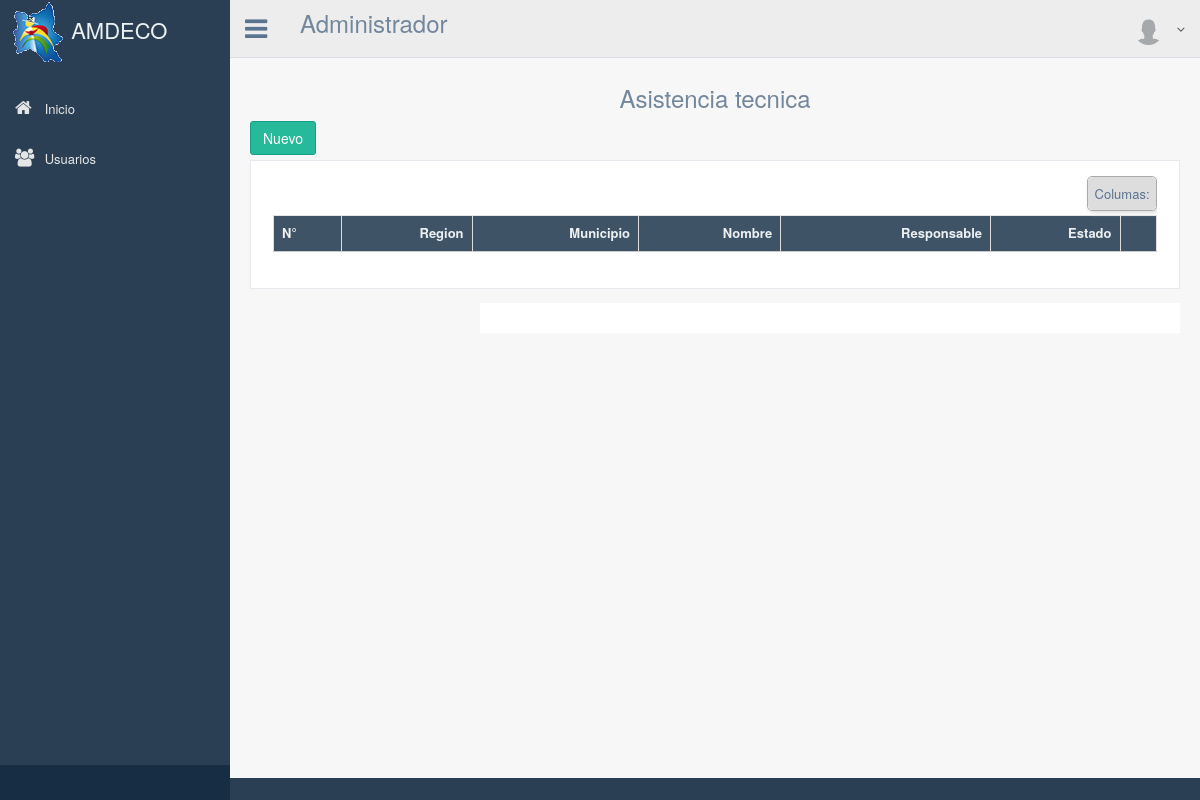
The app's page /lista_asistencia/, older data.
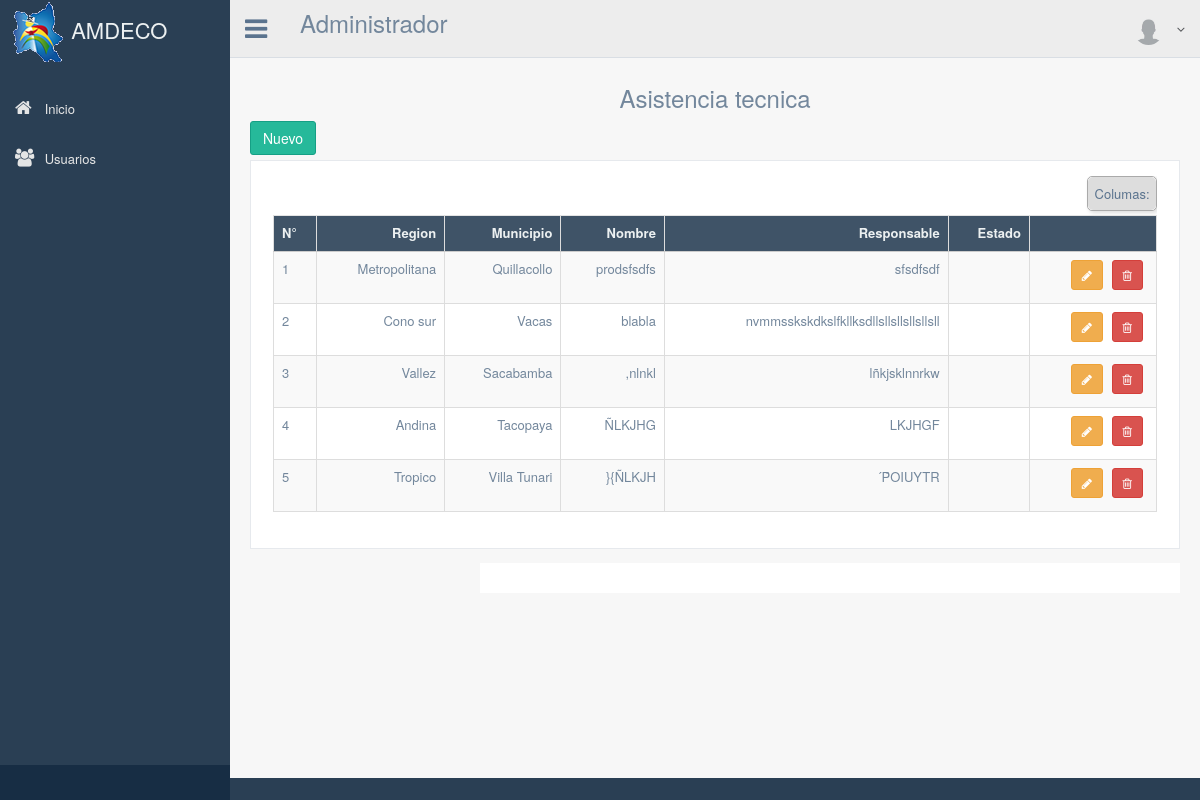
The same page, newer data.
### apps/finanzas/models.py (models this page shows, shortened)
class Asistencia(models.Model):
	nombre = models.CharField(max_length=200)
	region = models.CharField(max_length=200)
	municipio = models.CharField(max_length=200)
	responsable = models.CharField(max_length=200)
	fecha_inicio = models.DateField(null=True, blank=True)
	fecha_conclucion = models.DateField(null=True, blank=True)
	objetivo = models.CharField(max_length=200)
	estado = models.CharField(max_length=200, null=True, blank=True)

### apps/finanzas/views.py (the view)
# urls.py: url(r'^lista_asistencia/$', 'apps.finanzas.views.listadoAsistencia', name='lista_asistencia'),
def listadoAsistencia(request):
    print request.user.pk
    asistencia = Asistencia.objects.all()
    variables = RequestContext(request, {'asistencia': asistencia})
    return render_to_response('finanzas/listado_asistencia.html', variables)

### templates/finanzas/listado_asistencia.html (shortened to what this page needs)
{% extends "base.html" %}
{% block contenido %}
{% load permission_tags %}
        <div class="right_col" role="main">
          <div class="">
            <div class="page-title">
            </div>
            <h3 style="text-align: center;">Asistencia tecnica</h3>
            <div class="row">
              <div class="col-md-12 col-sm-12 col-xs-12">
              {% if user|has_role:'jefe_area' %}
              <a href="/crear_asistencia" class="btn btn-success">Nuevo</a>
              {% endif %}
                <div class="x_panel">
                  <div class="x_content">
                    <div class="table-responsive">
                      <table id="" class="table table-striped table-bordered jambo_table mediaTable" cellspacing="0" width="100%">
                        <thead>
                          <tr>
                            <th class="essential persist">N°</th>
                            <th class="oculto">Region</th>
                            <th>Municipio</th>
                            <th>Nombre</th>
                            <th>Responsable</th>
                            <th>Estado</th>
                            <th class="essential persist"></th>
                          </tr>
                        </thead>
                        <tbody>
                          {% for convenios in asistencia %}
                              <tr>
                                <td>{{forloop.counter}}</td>
                                <td>
                                  {% if convenios.region == '1' %}
                                    Metropolitana
                                  {% endif %}
                                  {% if convenios.region == '2' %}
                                    Vallez
                                  {% endif %}
                                  {% if convenios.region == '3' %}
                                    Tropico
                                  {% endif %}
                                  {% if convenios.region == '4' %}
                                    Cono sur
                                  {% endif %}
                                  {% if convenios.region == '5' %}
                                    Andina
                                  {% endif %}
                                </td>
                                <td>{{ convenios.municipio}}</td>
                                <td>{{ convenios.nombre}}</td>
                                <td>{{ convenios.responsable}}</td>
                                <td>
                                </td>
                                <td>
                                  {% if user|has_role:'jefe_area' %}
                                  <a href="/editar_asistencia/{{convenios.pk}}" class="btn btn-warning btn-sm" data-toggle="tooltip" data-original-title="Editar" ><i class="fa fa-pencil"></i></a>
                                  {%endif%}
                                  {% if user|has_role:'jefe_area' %}
                                  <a  class="btn btn-danger btn-sm" data-toggle="modal" data-original-title="Eliminar"  data-target=".modal-{{ convenios.pk}}"><i class="fa fa-trash-o"></i> </a>
                                  {%endif%}
                                </td>
                              </tr>
                          {% endfor %}
                        </tbody>
                      </table>
                    </div>
                  </div>
              </div>
            </div>
          </div>
        </div>
{% endblock %}

Row changes from the older to the newer data that the page shows:
added Asistencia: region "Metropolitana", municipio "Quillacollo", nombre "prodsfsdfs", responsable "sfsdfsdf"
added Asistencia: region "Cono sur", municipio "Vacas", nombre "blabla", responsable "nvmmsskskdkslfkllksdllsllsllsllsllsll"
added Asistencia: region "Vallez", municipio "Sacabamba", nombre ",nlnkl", responsable "lñkjsklnnrkw"
added Asistencia: region "Andina", municipio "Tacopaya", nombre "ÑLKJHG", responsable "LKJHGF"
added Asistencia: region "Tropico", municipio "Villa Tunari", nombre "}{ÑLKJH", responsable "´ṔOIUYTR"
